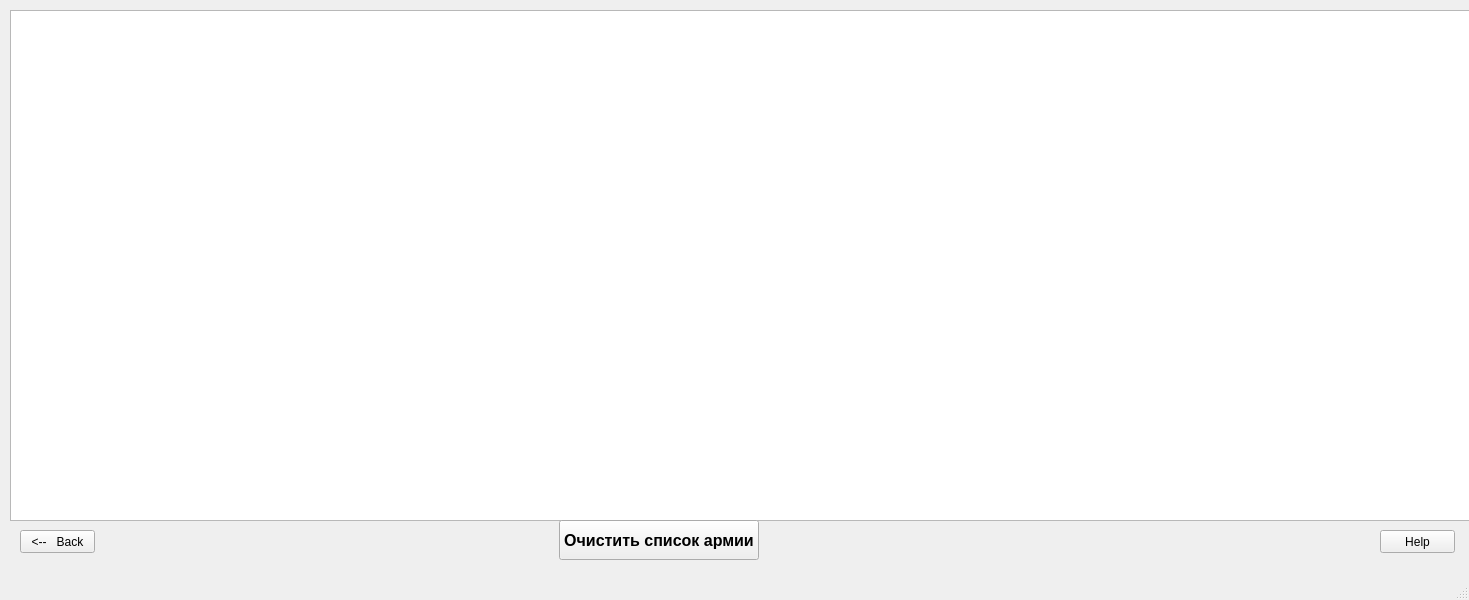
<?xml version="1.0" encoding="UTF-8"?>
<ui version="4.0">
 <class>MainWindow</class>
 <widget class="QMainWindow" name="MainWindow">
  <property name="geometry">
   <rect>
    <x>0</x>
    <y>0</y>
    <width>1469</width>
    <height>600</height>
   </rect>
  </property>
  <property name="windowTitle">
   <string>MainWindow</string>
  </property>
  <widget class="QWidget" name="centralwidget">
   <widget class="QPushButton" name="pushButton">
    <property name="geometry">
     <rect>
      <x>20</x>
      <y>530</y>
      <width>75</width>
      <height>23</height>
     </rect>
    </property>
    <property name="text">
     <string>&lt;--   Back</string>
    </property>
   </widget>
   <widget class="QPushButton" name="pushButton_2">
    <property name="geometry">
     <rect>
      <x>1380</x>
      <y>530</y>
      <width>75</width>
      <height>23</height>
     </rect>
    </property>
    <property name="text">
     <string>Help</string>
    </property>
   </widget>
   <widget class="QTableWidget" name="tables">
    <property name="geometry">
     <rect>
      <x>10</x>
      <y>10</y>
      <width>1461</width>
      <height>511</height>
     </rect>
    </property>
    <property name="sizeAdjustPolicy">
     <enum>QAbstractScrollArea::AdjustIgnored</enum>
    </property>
    <attribute name="horizontalHeaderDefaultSectionSize">
     <number>100</number>
    </attribute>
    <attribute name="horizontalHeaderMinimumSectionSize">
     <number>39</number>
    </attribute>
    <attribute name="verticalHeaderDefaultSectionSize">
     <number>100</number>
    </attribute>
   </widget>
   <widget class="QPushButton" name="clear_list_button">
    <property name="geometry">
     <rect>
      <x>559</x>
      <y>520</y>
      <width>200</width>
      <height>40</height>
     </rect>
    </property>
    <property name="font">
     <font>
      <pointsize>12</pointsize>
      <weight>75</weight>
      <bold>true</bold>
     </font>
    </property>
    <property name="text">
     <string>Очистить список армии</string>
    </property>
   </widget>
  </widget>
  <widget class="QMenuBar" name="menubar">
   <property name="geometry">
    <rect>
     <x>0</x>
     <y>0</y>
     <width>1469</width>
     <height>21</height>
    </rect>
   </property>
  </widget>
  <widget class="QStatusBar" name="statusbar"/>
 </widget>
 <resources/>
 <connections/>
</ui>
